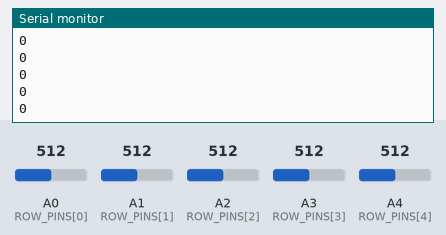
Bench run of a sketch on a simulated Arduino Uno, built with avr-gcc and run on an emulated ATmega328P. Parts: the last lines printed to the serial monitor. The inputs (shaded band) are chosen by the test bench; at power-on: A0 (ROW_PINS[0]) = 512, A1 (ROW_PINS[1]) = 512, A2 (ROW_PINS[2]) = 512, A3 (ROW_PINS[3]) = 512, A4 (ROW_PINS[4]) = 512.

Above: at 3.7 s.
3.8 s: A0 (ROW_PINS[0]) set to 716
At 4.5 s:
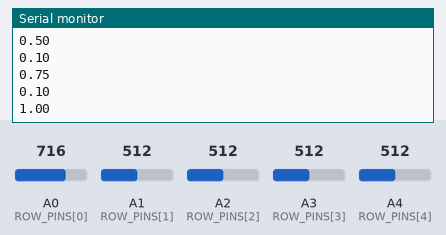
5.3 s: A1 (ROW_PINS[1]) set to 716
At 6.3 s:
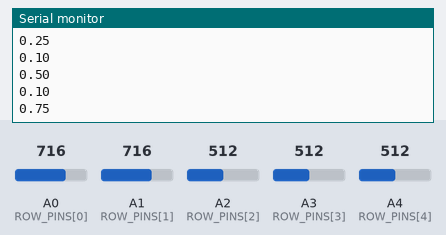
Timing chart, 0 to 8.3 s (numbered marks = the images above; inputs shaded):
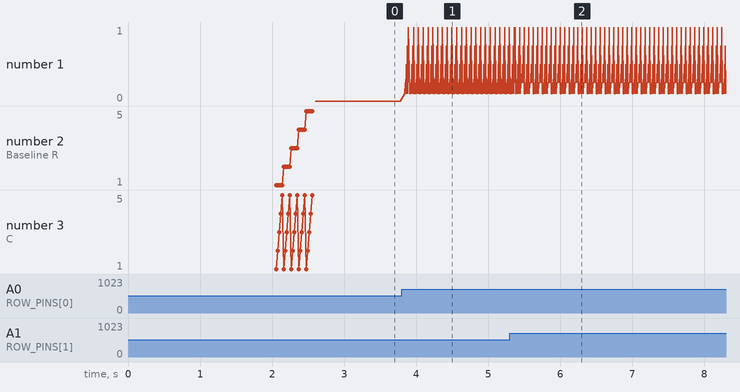

The sketch:

chromadance_normalized.ino
```cpp
#include <Arduino.h>

// Pin definitions
const int ROW_PINS[] = { A0, A1, A2, A3, A4 };  // Analog input pins for rows
const int COL_PINS[] = { 2, 3, 4, 5, 6 };      // Digital output pins for columns
const int NUM_ROWS = 5;  // Total number of rows
const int NUM_COLS = 5;  // Total number of columns

// Arrays to store positional values for rows (tx) and columns (ty)
const float tx[] = { 0.1, 0.25, 0.5, 0.75, 1 };  // Row values
const float ty[] = { 0.1, 0.25, 0.5, 0.75, 1 };  // Column values

// Arrays to store sensor readings
int currentValues[NUM_ROWS][NUM_COLS];   // Current readings
int baselineValues[NUM_ROWS][NUM_COLS];  // Calibration baseline
const int NUM_CALIBRATION_SAMPLES = 20;  // Number of samples for calibration

// Pressure detection constants
const int PRESSURE_THRESHOLD = 75;  // Threshold value to detect a press
const int MAX_PRESSURE_VALUE = 1023; // Maximum analog value (10-bit ADC)

// Debouncing and state tracking
bool isPressed = false;           // Tracks if any key is pressed
const int debounceDelay = 60;     // Delay in milliseconds for debouncing
const int stableReadingsThreshold = 5;  // Number of stable readings required
int stableCount = 0;              // Counter for stable readings

void setup() {
  Serial.begin(9600);  // Start serial communication at 9600 baud rate

  // Set row pins as INPUT
  for (int r = 0; r < NUM_ROWS; r++) {
    pinMode(ROW_PINS[r], INPUT);
  }

  // Set column pins as OUTPUT and initialize them LOW
  for (int c = 0; c < NUM_COLS; c++) {
    pinMode(COL_PINS[c], OUTPUT);
    digitalWrite(COL_PINS[c], LOW);
  }

  delay(1000);  // Delay for stability during setup
  calibrate();  // Calibrate baseline values
}

void loop() {
  readMat();  // Read current values from the matrix

  // Loop through all rows and columns to detect pressure
  boolean somethingChanged=false;
  for (int r = 0; r < NUM_ROWS; r++) {
    for (int c = 0; c < NUM_COLS; c++) {
      // Calculate the difference between current and baseline values
      int difference = abs(currentValues[r][c] - baselineValues[r][c]);

      // If the pressure difference exceeds the threshold
      if (difference > PRESSURE_THRESHOLD) {
        // Print the tx (row) value and ty (column) value to the Serial Monitor
        Serial.println(tx[r]);  // Print the corresponding row value
        Serial.println(ty[c]);  // Print the corresponding column value
        somethingChanged=true;
        // delay(100);  // Short delay to avoid flooding the serial monitor
      }
    }
  }
  if (somethingChanged==false) Serial.println(0);

  delay(10);  // Small delay for stability
}

void calibrate() {
  // Initialize baseline values to 0
  for (int r = 0; r < NUM_ROWS; r++) {
    for (int c = 0; c < NUM_COLS; c++) {
      baselineValues[r][c] = 0;
    }
  }

  // Take multiple readings to calculate the baseline
  for (int sample = 0; sample < NUM_CALIBRATION_SAMPLES; sample++) {
    for (int c = 0; c < NUM_COLS; c++) {
      digitalWrite(COL_PINS[c], HIGH);  // Set current column HIGH
      delay(10);  // Allow the readings to stabilize

      // Read all rows for the current column
      for (int r = 0; r < NUM_ROWS; r++) {
        baselineValues[r][c] += analogRead(ROW_PINS[r]);
      }

      digitalWrite(COL_PINS[c], LOW);  // Reset the column to LOW
    }
  }

  // Calculate the average for the baseline
  for (int r = 0; r < NUM_ROWS; r++) {
    for (int c = 0; c < NUM_COLS; c++) {
      baselineValues[r][c] /= NUM_CALIBRATION_SAMPLES;  // Average the samples
      Serial.print("Baseline R");
      Serial.print(r + 1);
      Serial.print("C");
      Serial.print(c + 1);
      Serial.print(": ");
      Serial.println(baselineValues[r][c]);  // Print baseline values
    }
  }
  Serial.println("Calibration complete!");  // Indicate calibration is done
}

void readMat() {
  // Read values for each row and column
  for (int c = 0; c < NUM_COLS; c++) {
    digitalWrite(COL_PINS[c], HIGH);  // Activate current column
    delay(10);  // Allow the readings to stabilize

    // Read all rows for the active column
    for (int r = 0; r < NUM_ROWS; r++) {
      currentValues[r][c] = analogRead(ROW_PINS[r]);
    }

    digitalWrite(COL_PINS[c], LOW);  // Deactivate column
  }
}
```

Measured:
- after the input at 3.8 s, the serial monitor: prints a new line at once (image 1)
